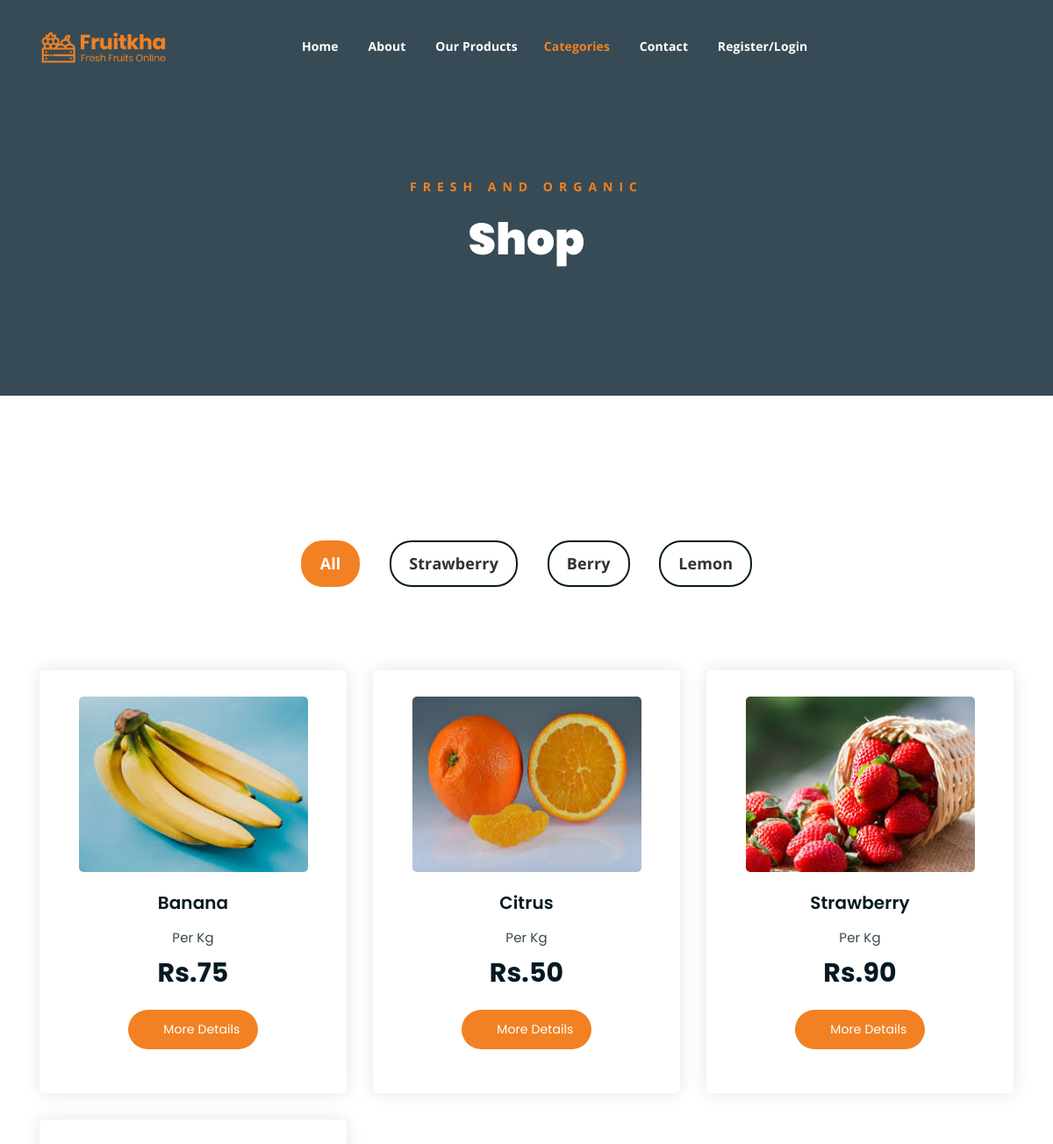
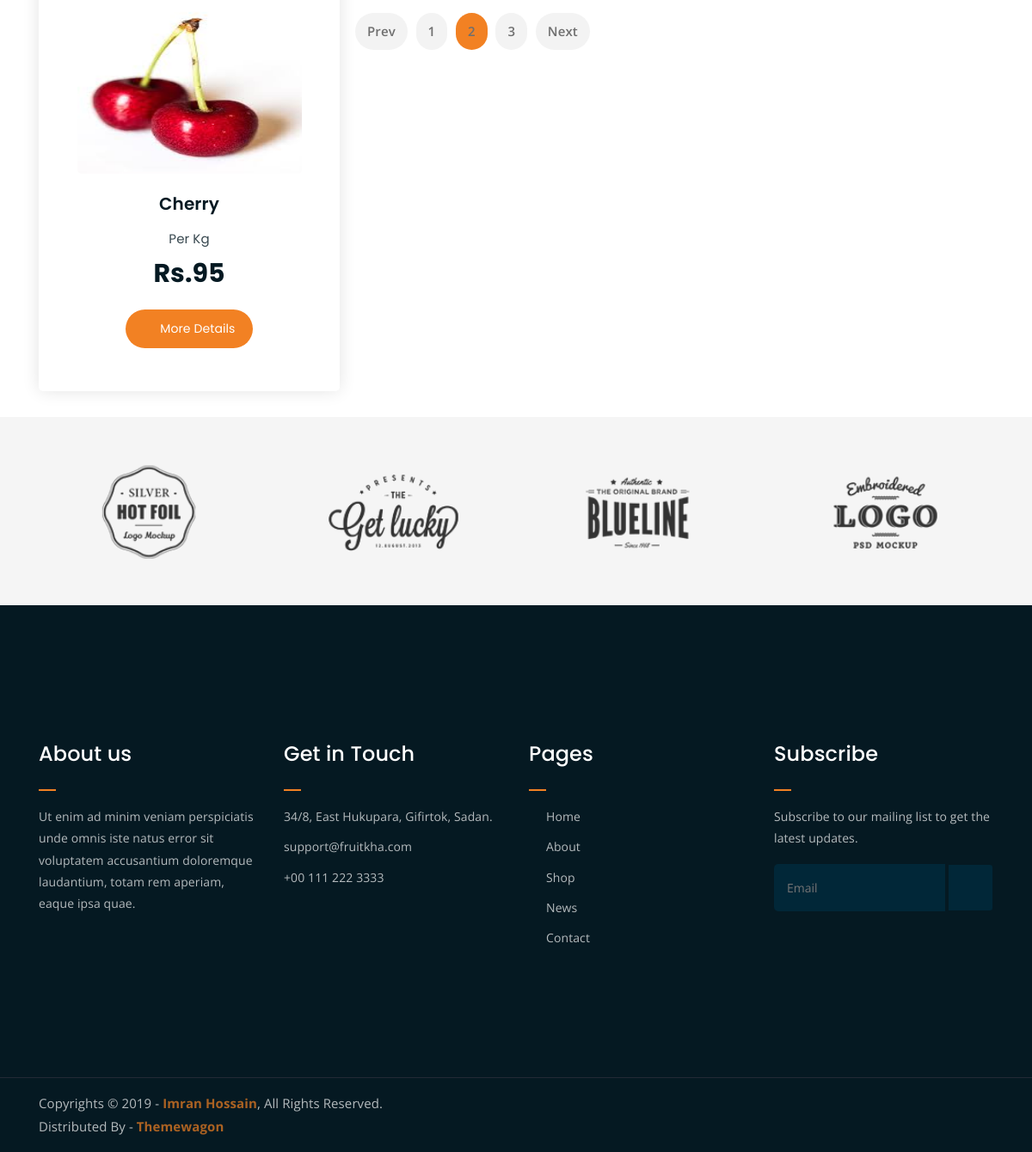
The app's page /Mymart/products_filtered/Fruits/ with its own data (2 pictures, top to bottom).
### Backend/models.py (models this page shows)
class productdb(models.Model):
    Category=models.CharField(max_length=100,null=True,blank=True)
    PName=models.CharField(max_length=100,null=True,blank=True)
    Price=models.IntegerField(null=True,blank=True)
    PDesc=models.CharField(max_length=100,null=True,blank=True)
    PImage=models.ImageField(upload_to="Product Images",null=True,blank=True)

### webapp/views.py (the view)
# urls.py: path('products_filtered/<cat_name>/',views.products_filtered,name="products_filtered"),
def products_filtered(request,cat_name):
    cat = categorydb.objects.all()
    data = productdb.objects.filter(Category=cat_name)
    return render(request,"products_filtered.html",{'data':data,'cat':cat})

### webapp/templates/products_filtered.html (shortened to what this page needs)
<!DOCTYPE html>
{% load static %}
<html lang="en">
<head>
	<link rel="stylesheet" href="{% static 'assets/css/all.min.css' %}">
	<link rel="stylesheet" href="{% static 'assets/bootstrap/css/bootstrap.min.css' %}">
	<link rel="stylesheet" href="{% static 'assets/css/owl.carousel.css' %}">
	<link rel="stylesheet" href="{% static 'assets/css/magnific-popup.css' %}">
	<link rel="stylesheet" href="{% static 'assets/css/animate.css' %}">
	<link rel="stylesheet" href="{% static 'assets/css/meanmenu.min.css' %}">
	<link rel="stylesheet" href="{% static 'assets/css/main.css' %}">
	<link rel="stylesheet" href="{% static 'assets/css/responsive.css' %}">
</head>
<body>
	<div class="top-header-area" id="sticker">
		<div class="container">
			<div class="row">
				<div class="col-lg-12 col-sm-12 text-center">
					<div class="main-menu-wrap">
						<div class="site-logo">
							<a href="index.html">
								<img src="{% static 'assets/img/logo.png' %}" alt="">
							</a>
						</div>
							<nav class="main-menu">
							<ul>
								<li><a href="{% url 'home' %}">Home</a>
								</li>
								<li><a href="{% url 'about' %}">About</a></li>
								<li><a href="{% url 'our_products' %}">Our Products</a>
								<li class="current-list-item"><a href="#">Categories</a>
								</li>
								</li>
								<li><a href="{% url 'contactpage' %}">Contact</a></li>
								<li>
									{% if request.session.Username %}
									<a href="{% url 'user_logout' %}">Welcome {{request.session.Username}} /Logout</a>
								</li>
								{% else %}
								<li><a href="{% url 'register' %}">Register/Login</a></li>
   								{% endif %}
								<li>
									<div class="header-icons">
										<a class="shopping-cart" href="{% url 'cart_page' %}"><i class="fas fa-shopping-cart"></i></a>
										<a class="mobile-hide search-bar-icon" href="#"><i class="fas fa-search"></i></a>
									</div>
								</li>
							</ul>
						</nav>
					</div>
				</div>
			</div>
		</div>
	</div>
	<div class="breadcrumb-section breadcrumb-bg">
		<div class="container">
			<div class="row">
				<div class="col-lg-8 offset-lg-2 text-center">
					<div class="breadcrumb-text">
						<p>Fresh and Organic</p>
						<h1>Shop</h1>
					</div>
				</div>
			</div>
		</div>
	</div>
	<div class="product-section mt-150 mb-150">
		<div class="container">
			<div class="row">
                <div class="col-md-12">
                    <div class="product-filters">
                        <ul>
                            <li class="active" data-filter="*">All</li>
                            <li data-filter=".strawberry">Strawberry</li>
                            <li data-filter=".berry">Berry</li>
                            <li data-filter=".lemon">Lemon</li>
                        </ul>
                    </div>
                </div>
            </div>
			<div class="row product-lists">
				 {% for i in data %}
				<div class="col-lg-4 col-md-6 text-center strawberry">
					<div class="single-product-item">
						<div class="product-image">
							<a href="single-product.html"><img src="{{i.PImage.url}}" alt="" height="200px"></a>
						</div>
						<h3>{{i.PName}}</h3>
						<p class="product-price"><span>Per Kg</span> Rs.{{i.Price}} </p>
						<a href="{% url 'single' pro_id=i.id %}" class="cart-btn"><i class="fas fa-shopping-cart"></i> More Details</a>
					</div>
				</div>
				{% endfor %}
			<div class="row">
				<div class="col-lg-12 text-center">
					<div class="pagination-wrap">
						<ul>
							<li><a href="#">Prev</a></li>
							<li><a href="#">1</a></li>
							<li><a class="active" href="#">2</a></li>
							<li><a href="#">3</a></li>
							<li><a href="#">Next</a></li>
						</ul>
					</div>
				</div>
			</div>
		</div>
	</div>
	<div class="logo-carousel-section">
		<div class="container">
			<div class="row">
				<div class="col-lg-12">
					<div class="logo-carousel-inner">
						<div class="single-logo-item">
							<img src="{% static 'assets/img/company-logos/1.png' %}" alt="">
						</div>
						<div class="single-logo-item">
							<img src="{% static 'assets/img/company-logos/2.png' %}" alt="">
						</div>
						<div class="single-logo-item">
							<img src="{% static 'assets/img/company-logos/3.png' %}" alt="">
						</div>
						<div class="single-logo-item">
							<img src="{% static 'assets/img/company-logos/4.png' %}" alt="">
						</div>
					</div>
				</div>
			</div>
		</div>
	</div>
	<div class="footer-area">
		<div class="container">
			<div class="row">
				<div class="col-lg-3 col-md-6">
					<div class="footer-box about-widget">
						<h2 class="widget-title">About us</h2>
						<p>Ut enim ad minim veniam perspiciatis unde omnis iste natus error sit voluptatem accusantium doloremque laudantium, totam rem aperiam, eaque ipsa quae.</p>
					</div>
				</div>
				<div class="col-lg-3 col-md-6">
					<div class="footer-box get-in-touch">
						<h2 class="widget-title">Get in Touch</h2>
						<ul>
							<li>34/8, East Hukupara, Gifirtok, Sadan.</li>
							<li>support@fruitkha.com</li>
							<li>+00 111 222 3333</li>
						</ul>
					</div>
				</div>
				<div class="col-lg-3 col-md-6">
					<div class="footer-box pages">
						<h2 class="widget-title">Pages</h2>
						<ul>
							<li><a href="index.html">Home</a></li>
							<li><a href="about.html">About</a></li>
							<li><a href="services.html">Shop</a></li>
							<li><a href="news.html">News</a></li>
							<li><a href="contact.html">Contact</a></li>
						</ul>
					</div>
				</div>
				<div class="col-lg-3 col-md-6">
					<div class="footer-box subscribe">
						<h2 class="widget-title">Subscribe</h2>
						<p>Subscribe to our mailing list to get the latest updates.</p>
						<form action="index.html">
							<input type="email" placeholder="Email">
							<button type="submit"><i class="fas fa-paper-plane"></i></button>
						</form>
					</div>
				</div>
			</div>
		</div>
	</div>
	<div class="copyright">
		<div class="container">
			<div class="row">
				<div class="col-lg-6 col-md-12">
					<p>Copyrights &copy; 2019 - <a href="https://imransdesign.com/">Imran Hossain</a>,  All Rights Reserved.<br>
						Distributed By - <a href="https://themewagon.com/">Themewagon</a>
					</p>
				</div>
				<div class="col-lg-6 text-right col-md-12">
					<div class="social-icons">
						<ul>
							<li><a href="#" target="_blank"><i class="fab fa-facebook-f"></i></a></li>
							<li><a href="#" target="_blank"><i class="fab fa-twitter"></i></a></li>
							<li><a href="#" target="_blank"><i class="fab fa-instagram"></i></a></li>
							<li><a href="#" target="_blank"><i class="fab fa-linkedin"></i></a></li>
							<li><a href="#" target="_blank"><i class="fab fa-dribbble"></i></a></li>
						</ul>
					</div>
				</div>
			</div>
		</div>
	</div>
</body>
</html>

### records on screen
productdb: PImage (picture), PName "Banana", Price "75"
productdb: PImage (picture), PName "Citrus", Price "50"
productdb: PImage (picture), PName "Strawberry", Price "90"
productdb: PImage (picture), PName "Cherry", Price "95"
